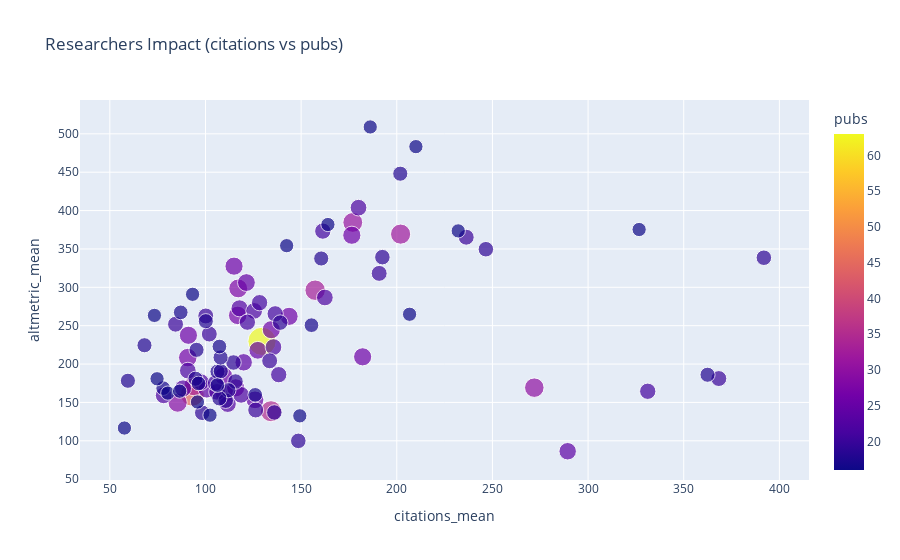

Here is the notebook cell this chart was saved with:
### Code cell
px.scatter(top100, 
           x="citations_mean", y="altmetric_mean", 
           hover_name="full_name", 
           hover_data=['pubs', 'citations_mean', 'altmetric_mean'], 
           color="pubs",
           size="pubs",
           height=600,
           title="Researchers Impact (citations vs pubs)")

### Figure 1 — Plotly figure (JSON) as saved in the notebook; plotly's stock layout.template omitted (floating-point values rounded to 4 significant figures; data arrays with more than 128 entries replaced by an {"elided": "..."} marker saying what was removed)
{"data": [{"customdata": {"elided": "100x3 float values"}, "hovertemplate": "<b>%{hovertext}</b><br><br>citations_mean=%{customdata[1]}<br>altmetric_mean=%{customdata[2]}<br>pubs=%{marker.color}<extra></extra>", "hovertext": ["Kari Stefansson", "Unnur Thorsteinsdottir", "Gonçalo R Abecasis", "Gudmar Thorleifsson", "Caroline Hayward", "Andres Metspalu", "Tõnu Esko", "Benjamin M. Neale", "Daniel F Gudbjartsson", "André G. Uitterlinden", "Jerome I. Rotter", "Eleftheria Zeggini", "Claudia Langenberg", "Eric Boerwinkle", "Terho Lehtimäki", "Douglas F. Easton", "Mark I. McCarthy", "M. Arfan Ikram", "Lude Franke", "Daniel I Chasman", "Patrik K E Magnusson", "Vilmundur Gudnason", "Erik Ingelsson", "Nicholas J. Wareham", "Sekar Kathiresan", "Alkes L. Price", "John Danesh", "Ruth J. F. Loos", "Jian’an Luan", "Patrick Sulem", "David A Hinds", "Albert V. Smith", "Anubha Mahajan", "Kent D. Taylor", "Olli T. Raitakari", "Bruce M. Psaty", "Adam S. Butterworth", "Reedik Mägi", "Tamara B. Harris", "Paul M. Ridker", "Po-Ru Loh", "Ian J. Deary", "Marjo-Riitta Jarvelin", "Andrew P. Morris", "Cornelia M van Duijn", "Jaspal S. Kooner", "Dorret I Boomsma", "Markku Laakso", "George Dedoussis", "Alison M. Dunning", "Christian Gieger", "Ozren Polasek", "Mark J Daly", "Peter M. Visscher", "Michael Boehnke", "Mika Kähönen", "John R B Perry", "Stephan Ripke", "Nilesh J Samani", "Hreinn Stefansson", "Veikko Salomaa", "Cecilia M. Lindgren", "Yoichiro Kamatani", "Michiaki Kubo", "Hilary K. Finucane", "Grant W. Montgomery", "Paolo Gasparini", "Martina Müller-Nurasyid", "Sandosh Padmanabhan", "Danish Saleheen", "Igor Rudan", "Joanna M. M. Howson", "Erwin P. Bottinger", "Stephen J Chanock", "Robert A Scott", "Veronique Vitart", "Tune H. Pers", "Annette Peters", "Joe Dennis", "Lenore J. Launer", "Cristen J. Willer", "Karen L. Mohlke", "Philippe Amouyel", "Gisli Masson", "Paul D P Pharoah", "Nancy L Pedersen", "Oscar H. Franco", "Dennis O. Mook-Kanamori", "Yukinori Okada", "Sarah E. Medland", "Jian Yang", "Albert Hofman", "Lili Milani", "Yingchang Lu", "Ingileif Jonsdottir", "Michael C. O’Donovan", "Paul Elliott", "Evangelos Evangelou", "Leo-Pekka Lyytikäinen", "Gonneke Willemsen"], "legendgroup": "", "marker": {"color": [63, 45, 35, 33, 33, 32, 31, 30, 29, 28, 27, 27, 27, 26, 26, 26, 26, 26, 26, 26, 26, 25, 25, 25, 24, 24, 24, 23, 23, 23, 22, 22, 22, 22, 22, 22, 22, 22, 22, 21, 21, 21, 21, 21, 21, 21, 20, 20, 20, 20, 20, 20, 20, 20, 19, 19, 19, 19, 19, 19, 19, 19, 19, 19, 18, 18, 18, 18, 18, 18, 18, 18, 18, 18, 18, 18, 18, 17, 17, 17, 17, 17, 17, 17, 16, 16, 16, 16, 16, 16, 16, 16, 16, 16, 16, 16, 16, 16, 16, 16], "coloraxis": "coloraxis", "size": [63, 45, 35, 33, 33, 32, 31, 30, 29, 28, 27, 27, 27, 26, 26, 26, 26, 26, 26, 26, 26, 25, 25, 25, 24, 24, 24, 23, 23, 23, 22, 22, 22, 22, 22, 22, 22, 22, 22, 21, 21, 21, 21, 21, 21, 21, 20, 20, 20, 20, 20, 20, 20, 20, 19, 19, 19, 19, 19, 19, 19, 19, 19, 19, 18, 18, 18, 18, 18, 18, 18, 18, 18, 18, 18, 18, 18, 17, 17, 17, 17, 17, 17, 17, 16, 16, 16, 16, 16, 16, 16, 16, 16, 16, 16, 16, 16, 16, 16, 16], "sizemode": "area", "sizeref": 0.1575, "symbol": "circle"}, "mode": "markers", "name": "", "orientation": "v", "showlegend": false, "type": "scatter", "x": [129.6, 93.09, 134.3, 94.12, 157.3, 202, 177, 271.9, 85.45, 117.1, 109.9, 90.74, 116.9, 115.8, 134.4, 91.08, 109.5, 114.9, 182.2, 143.7, 176.5, 127.4, 125.9, 121.4, 120.0, 289.3, 100.7, 111.7, 117.8, 88.26, 180, 135.5, 97.64, 106.0, 125.5, 118.6, 78.14, 162.4, 90.77, 128.3, 331.2, 136.4, 121.9, 138.3, 161.3, 105.2, 190.8, 126.2, 100.2, 84.35, 133.6, 102, 368.4, 236.3, 136, 114.6, 246.6, 391.9, 110.6, 192.5, 139.1, 115.7, 98.32, 148.5, 362.4, 201.8, 59.44, 112, 94.78, 106.3, 100.2, 108, 107.3, 107.9, 95.33, 68.11, 160.5, 126, 87.06, 155.4, 96.35, 106.2, 107.3, 77.88, 73.31, 232.1, 102.4, 93.25, 149.3, 186.1, 326.7, 164, 210, 95.81, 57.62, 206.7, 80.31, 86.5, 74.69, 142.4], "xaxis": "x", "y": [229.6, 160.6, 138.5, 171.9, 296.2, 369.3, 384.5, 169.2, 149.7, 298.5, 161.6, 208.4, 263.4, 169, 244.8, 237.5, 184.4, 327.5, 209.4, 262.2, 367.8, 217.9, 153.4, 306.2, 202.2, 86.38, 167, 148.0, 272.6, 168.3, 403.8, 222.1, 176.4, 163.7, 269.2, 159.8, 159.2, 286.7, 191.5, 280.0, 164.5, 265.4, 254.6, 186.1, 373.2, 175.2, 318.1, 140.1, 262.6, 251.9, 204.2, 239.1, 181.1, 365.2, 136.9, 202, 349.6, 338.5, 152.3, 339.3, 254, 177.2, 136.5, 99.89, 186.1, 448.1, 178.2, 165.9, 180.9, 190.1, 255.9, 190.7, 155.2, 208.6, 218.5, 224.5, 337.6, 159.8, 267.4, 250.6, 174.8, 172.6, 222.8, 168.6, 263.4, 373.5, 133.4, 290.9, 132.5, 508.9, 375.3, 381.8, 483.3, 150.6, 116.6, 264.9, 162.1, 164.7, 180.8, 354.2], "yaxis": "y"}], "layout": {"autosize": true, "coloraxis": {"colorbar": {"title": {"text": "pubs"}}, "colorscale": [[0, "#0d0887"], [0.1111, "#46039f"], [0.2222, "#7201a8"], [0.3333, "#9c179e"], [0.4444, "#bd3786"], [0.5556, "#d8576b"], [0.6667, "#ed7953"], [0.7778, "#fb9f3a"], [0.8889, "#fdca26"], [1, "#f0f921"]]}, "legend": {"itemsizing": "constant", "tracegroupgap": 0}, "title": {"text": "Researchers Impact (citations vs pubs)"}, "xaxis": {"anchor": "y", "autorange": true, "domain": [0, 1], "range": [37.28, 412.4], "title": {"text": "citations_mean"}, "type": "linear"}, "yaxis": {"anchor": "x", "autorange": true, "domain": [0, 1], "range": [50.3, 542.9], "title": {"text": "altmetric_mean"}, "type": "linear"}}}
